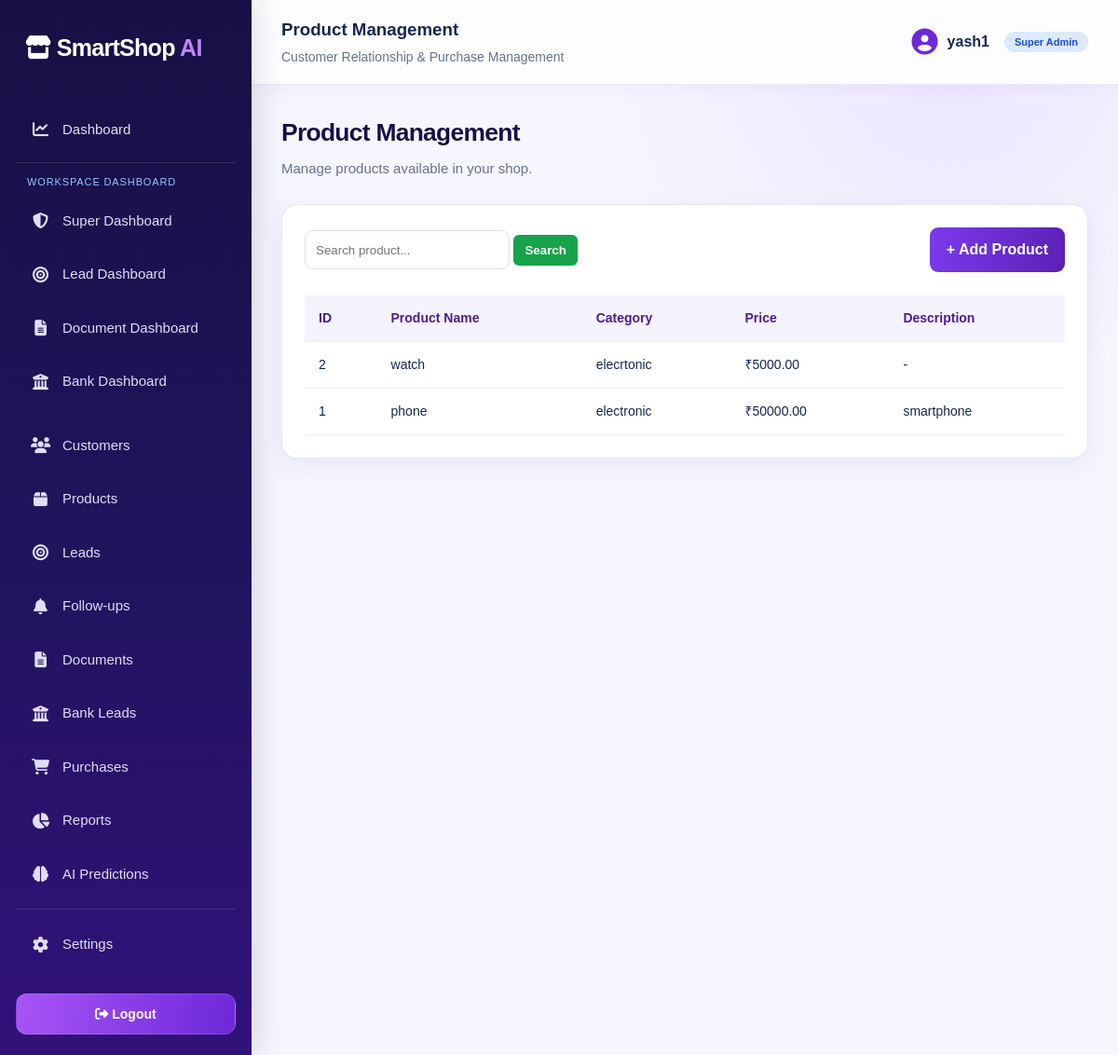
The page /products/ (signed in) on the database its author committed.
### crm/models.py (models this page shows, shortened)
class Product(models.Model):
    shop = models.ForeignKey(
        Shop,
        on_delete=models.CASCADE
    )
    name = models.CharField(max_length=150)
    category = models.CharField(max_length=100)
    price = models.DecimalField(
        max_digits=10,
        decimal_places=2
    )
    description = models.TextField(blank=True)

### crm/views.py (the view)
# urls.py: path('products/', views.products, name='products'),
@login_required
def products(request):
    if _is_role_user(request.user):
        return _role_redirect(request.user)
    product_list = Product.objects.filter(
        shop=get_user_shop(request.user)
    ).order_by('-id')
    search = request.GET.get('search')
    if search:
        product_list = product_list.filter(
            name__icontains=search
        )
    return render(request, 'crm/products.html', {
        'products': product_list
    })

### crm/views.py (called while the page is built, shortened)
def _is_role_user(user):
    return user.groups.filter(
        name__in=['Lead Manager', 'Document Manager', 'Bank Manager']
    ).exists()

def get_user_shop(user):
    try:
        if hasattr(user, 'staff_profile') and user.staff_profile and user.staff_profile.shop_id:
            return user.staff_profile.shop
    except Exception:
        pass

### templates/crm/products.html (shortened to what this page needs)
{% extends 'crm/base.html' %}
{% block page_heading %}Product Management{% endblock %}
{% block content %}
<div class="welcome">
    <h2>Product Management</h2>
    <p>Manage products available in your shop.</p>
</div>
<div class="table-container">
    <div class="table-header">
        <form method="GET">
            <input type="text"
                   name="search"
                   placeholder="Search product..."
                   value="{{ request.GET.search|default:'' }}">
            <button type="submit">Search</button>
        </form>
        <a href="{% url 'add_product' %}" class="primary-btn">
            + Add Product
        </a>
    </div>
    <table>
        <thead>
            <tr>
                <th>ID</th>
                <th>Product Name</th>
                <th>Category</th>
                <th>Price</th>
                <th>Description</th>
            </tr>
        </thead>
        <tbody>
            {% for product in products %}
            <tr>
                <td>{{ product.id }}</td>
                <td>{{ product.name }}</td>
                <td>{{ product.category }}</td>
                <td>₹{{ product.price }}</td>
                <td>{{ product.description|default:"-" }}</td>
            </tr>
            {% empty %}
            <tr>
                <td colspan="5">No products found.</td>
            </tr>
            {% endfor %}
        </tbody>
    </table>
</div>
{% endblock %}

### templates/crm/base.html (shortened to what this page needs)
{% load static %}
<!DOCTYPE html>
<html lang="en">
<head>
    <link rel="stylesheet" href="{% static 'css/app.css' %}">
    <link rel="stylesheet"
          href="https://cdnjs.cloudflare.com/ajax/libs/font-awesome/6.5.0/css/all.min.css">
</head>
<body>
<div class="layout">
    <aside class="sidebar">
        <div class="logo">
            <i class="fa-solid fa-store"></i>
            SmartShop <span>AI</span>
        </div>
        <nav>
            {% if request.user.groups.all.0.name == "Lead Manager" %}
                <a href="{% url 'lead_dashboard' %}">
                    <i class="fa-solid fa-chart-line"></i> Dashboard
                </a>
                <a href="{% url 'leads' %}">
                    <i class="fa-solid fa-bullseye"></i> Leads
                </a>
                <a href="{% url 'customers' %}">
                    <i class="fa-solid fa-users"></i> Customers
                </a>
                <a href="{% url 'followups' %}">
                    <i class="fa-solid fa-bell"></i> Follow-ups
                </a>
            {% elif request.user.is_superuser %}
                <a href="{% url 'dashboard' %}">
                    <i class="fa-solid fa-chart-line"></i> Dashboard
                </a>
                <div class="dashboard-links">
                    <small>WORKSPACE DASHBOARD</small>
                    <a href="{% url 'superuser_dashboard' %}">
                        <i class="fa-solid fa-shield-halved"></i> Super Dashboard
                    </a>
                    <a href="{% url 'lead_dashboard' %}">
                        <i class="fa-solid fa-bullseye"></i> Lead Dashboard
                    </a>
                    <a href="{% url 'document_dashboard' %}">
                        <i class="fa-solid fa-file-lines"></i> Document Dashboard
                    </a>
                    <a href="{% url 'bank_dashboard' %}">
                        <i class="fa-solid fa-building-columns"></i> Bank Dashboard
                    </a>
                </div>
                <a href="{% url 'customers' %}">
                    <i class="fa-solid fa-users"></i> Customers
                </a>
                <a href="{% url 'products' %}">
                    <i class="fa-solid fa-box"></i> Products
                </a>
                <a href="{% url 'leads' %}">
                    <i class="fa-solid fa-bullseye"></i> Leads
                </a>
                <a href="{% url 'followups' %}">
                    <i class="fa-solid fa-bell"></i> Follow-ups
                </a>
                <a href="{% url 'documents' %}">
                    <i class="fa-solid fa-file-lines"></i> Documents
                </a>
                <a href="{% url 'banks' %}">
                    <i class="fa-solid fa-building-columns"></i> Bank Leads
                </a>
                <a href="{% url 'purchases' %}">
                    <i class="fa-solid fa-cart-shopping"></i> Purchases
                </a>
                <a href="{% url 'reports' %}">
                    <i class="fa-solid fa-chart-pie"></i> Reports
                </a>
                <a href="{% url 'ai_predictions' %}">
                    <i class="fa-solid fa-brain"></i> AI Predictions
                </a>
            {% endif %}
            <div style="margin-top: 12px; padding-top: 12px; border-top: 1px solid rgba(255, 255, 255, 0.12);">
                <a href="{% url 'settings' %}">
                    <i class="fa-solid fa-gear"></i> Settings
                </a>
            </div>
        </nav>
        <div class="sidebar-bottom">
            <form method="POST" action="{% url 'logout' %}">
                <button type="submit">
                    <i class="fa-solid fa-right-from-bracket"></i>
                    Logout
                </button>
            </form>
        </div>
    </aside>
    <main class="main-content">
        <header class="topbar">
            <div>
                <h3>{% block page_heading %}Dashboard{% endblock %}</h3>
                <p>Customer Relationship & Purchase Management</p>
            </div>
            <a href="{% url 'settings' %}" class="profile" style="text-decoration:none; color:inherit;" title="Go to Settings">
                <i class="fa-solid fa-circle-user"></i>
                {{ request.user.username }}
                {% if request.user.is_superuser %}
                    <span class="badge-count" style="font-size: 11px; margin-left: 6px;">Super Admin</span>
                {% elif request.user.groups.all.0.name %}
                    <span class="badge-count" style="font-size: 11px; margin-left: 6px;">{{ request.user.groups.all.0.name }}</span>
                {% endif %}
            </a>
        </header>
        <section class="page-content">
            {% block content %}
            {% endblock %}
        </section>
    </main>
</div>
</body>
</html>

### rows shown on the page
Product: id "2", name "watch", category "elecrtonic", price "5000.00", description "-"
Product: id "1", name "phone", category "electronic", price "50000.00", description "smartphone"

### other values the page prints
{{ request.user.username }} "yash1"
